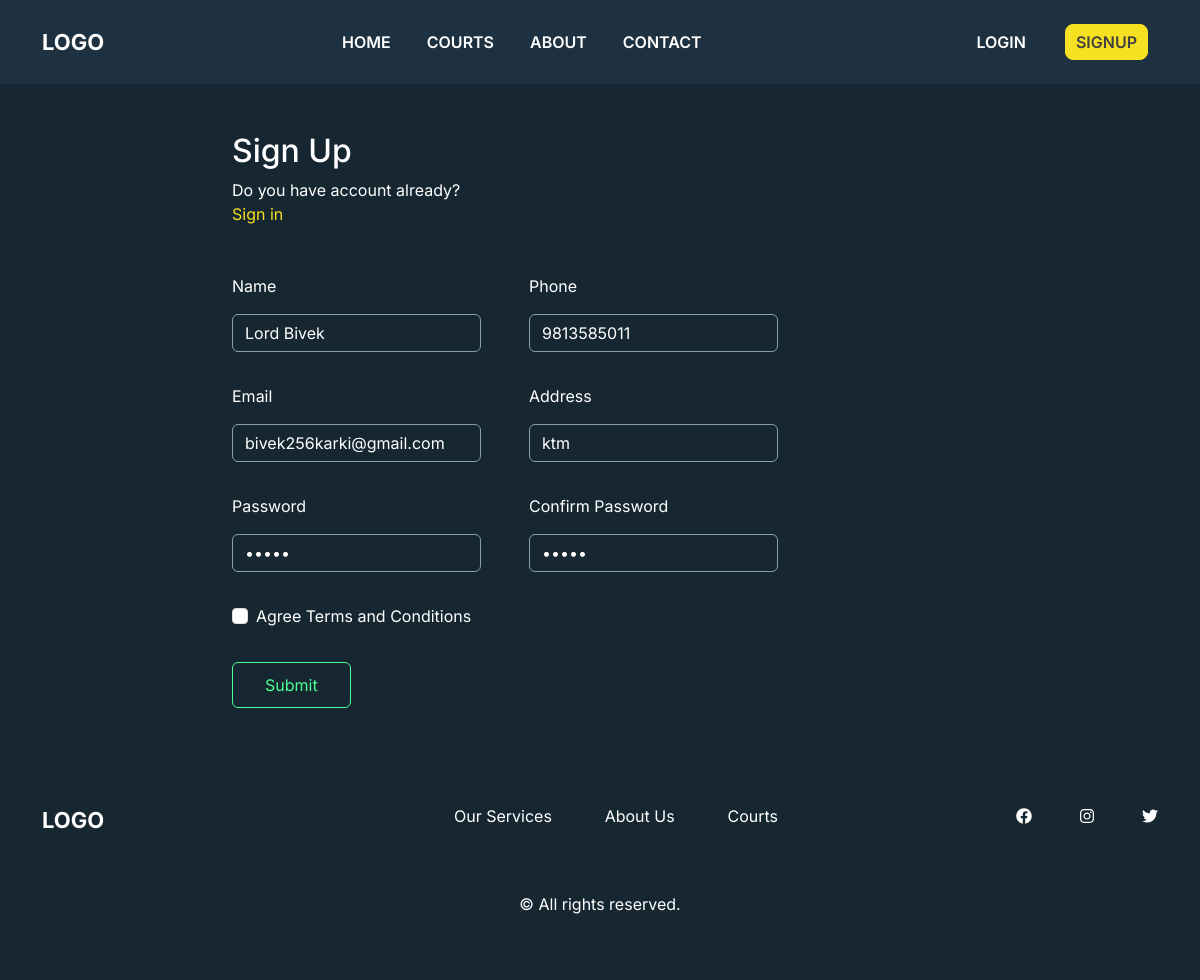
The app's page /authentication/consumer_update/2, older data.
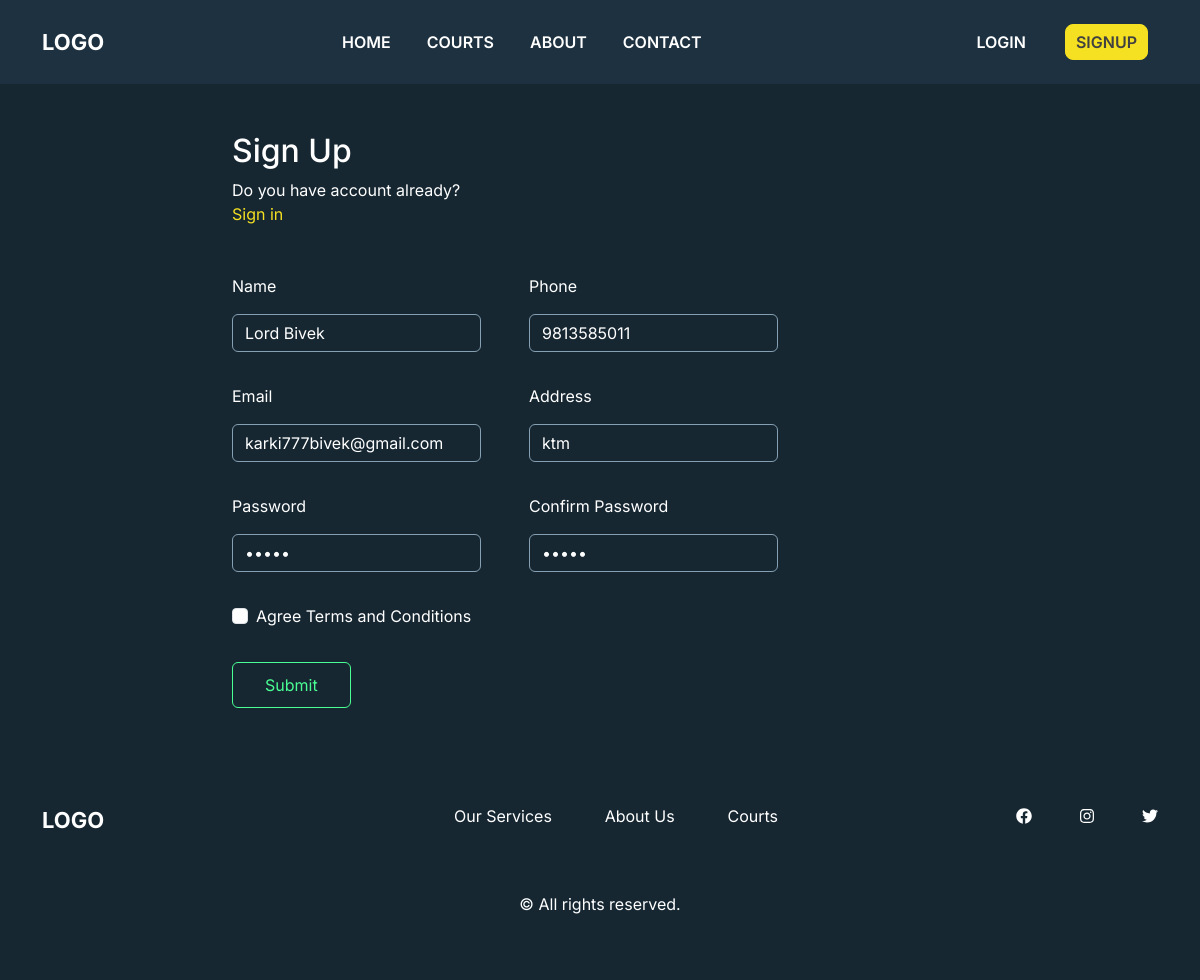
The same page, newer data.
### authentication/models.py (models this page shows, shortened)
class Consumer(models.Model):
    consumer_id = models.IntegerField(primary_key=True)
    user = models.OneToOneField(User, on_delete=models.CASCADE)
    name = models.CharField(max_length=100)
    phone = models.CharField(max_length=50)
    email = models.EmailField(max_length=100) # emailfield(length=250)
    address = models.TextField(max_length=100) #textfield
    password = models.CharField(max_length=50)
    otp = models.CharField(max_length=25, default='0000')
    status = models.BooleanField(default=False)

### authentication/views.py (the view, shortened to what this page needs)
# urls.py: path('consumer_update/<str:consumer_id>', consumer_update_view, name='consumer_update'),
def consumer_update_view(request, consumer_id):
    consumer_details = Consumer.objects.get(consumer_id=consumer_id)
    print(consumer_details.consumer_id)
    print(consumer_details.name)
    context = {
        'consumers': consumer_details,
    }
    return render(request, 'userUpdateForm.html', context)

### templates/userUpdateForm.html (shortened to what this page needs)
{% extends 'base.html' %}
{% load static %}
{% block content %}
  <section class="signup-section">
    <div class="container">
      <div class="signup-single">
        <div class="signup-header">
          <div class="row">
            <div class="col-md-2"></div>
            <div class="col-md-3">
              <h2>Sign Up</h2>
              <p>Do you have account already?<a href=""> Sign in</a> </p>
            </div>
          </div>
        </div>
        <form method="post" action="/authentication/consumer_update/{{ consumers.consumer_id }}">
          <div class="row">
            <div class="col-md-2"></div>
          <div class="col-md-3  pe-4">
            <div class="form-group">
              <label for="name">Name</label>
              <input type="text" value="{{ consumers.name }}" name="name" class="form-control" id="name"  placeholder="Enter name">
            </div>
          </div>
          <div class="col-md-3  ps-4">
            <div class="form-group">
              <label for="phone">Phone</label>
              <input type="text" value="{{ consumers.phone }}" name="phone" class="form-control" id="phone"  placeholder="Phone">
            </div>
          </div>
          <div class="col-md-2"></div>
        </div>
        <div class="row">
            <div class="col-md-2"></div>
          <div class="col-md-3 pe-4">
            <div class="form-group">
              <label for="email">Email</label>
              <input type="text" value="{{ consumers.email }}" name="email" class="form-control" id="email"  placeholder="Email">
            </div>
          </div>
          <div class="col-md-3  ps-4">
            <div class="form-group">
              <label for="address">Address</label>
              <input type="text" value="{{ consumers.address }}" name="address" class="form-control" id="address"  placeholder="Address">
            </div>
          </div>
          <div class="col-md-4"></div>
        </div>
        <div class="row">
            <div class="col-md-2"></div>
          <div class="col-md-3 pe-4">
            <div class="form-group">
              <label for="password">Password</label>
              <input type="password" value="{{ consumers.password }}" name="password" class="form-control" id="password"  placeholder="Password" readonly>
            </div>
          </div>
          <div class="col-md-3  ps-4">
            <div class="form-group">
              <label for="c_password">Confirm Password</label>
              <input type="password" value="{{ consumers.password }}" name="password" class="form-control" id="c_password"  placeholder="Confirm Password" readonly>
            </div>
          </div>
          <div class="col-md-4"></div>
        </div>
        <div class="row">
          <div class="col-md-2"></div>
          <div class="col-md-3">
            <div class="form-check">
              <input type="checkbox" class="form-check-input" id="exampleCheck1">
              <label class="form-check-label" for="exampleCheck1">Agree Terms and Conditions</label>
            </div>
          </div>
        </div>
        <div class="row">
          <div class="col-md-2"></div>
          <div class="col-md-3">
             <div class="signup-button">
              <button type="submit" class="btn btn-primary">Submit</button>
            </div>
          </div>
        </div>
        </form>
      </div>
    </div>
  </section>
{% endblock %}

### templates/base.html (shortened to what this page needs)
<!doctype html>
{% load static %}
<html lang="en">
  <head>
    <link href="https://cdn.jsdelivr.net/npm/bootstrap@5.3.2/dist/css/bootstrap.min.css" rel="stylesheet">
    <link rel="stylesheet" href="https://cdnjs.cloudflare.com/ajax/libs/OwlCarousel2/2.3.4/assets/owl.carousel.min.css">
    <link rel="stylesheet" href="https://cdnjs.cloudflare.com/ajax/libs/owl-carousel/1.3.3/owl.theme.min.css">
    <link rel="stylesheet" href="https://cdnjs.cloudflare.com/ajax/libs/owl-carousel/1.3.3/owl.transitions.css">
    <link rel="stylesheet" href="https://cdnjs.cloudflare.com/ajax/libs/font-awesome/5.15.4/css/all.min.css" />
    <link rel="stylesheet" type="text/css" href="{% static 'css/style.css' %}">
  </head>
  <body>
  {% include 'header.html' %}
  {% block content %}
  {% endblock %}
  {% include 'footer.html' %}
  </body>
</html>

### templates/header.html (shortened to what this page needs)
<header>
    {%  load static %}
    <nav class="menu-wrapper navbar navbar-expand-lg bg-body-tertiary">
  <div class="container">
    <a class="navbar-brand" href="{% url 'home:homepage' %}">LOGO</a>
    <div class="collapse navbar-collapse" id="navbarSupportedContent">
      <ul class="navbar-nav ">
        <li class="nav-item">
          <a class="nav-link " data-target="home" aria-current="page" href="#">Home</a>
        </li>
        <li class="nav-item">
          <a class="nav-link" data-target="courts" href="#">Courts</a>
        </li>
        <li class="nav-item">
          <a class="nav-link" data-target="about" href="#">About</a>
        </li>
        <li class="nav-item">
          <a class="nav-link" data-target="contacts" href="#">Contact</a>
        </li>
      </ul>
      <ul class="right-nav">
        <li class="nav-item">
          <a href="{% url 'authentication:consumer_login'%}" class="nav-link login-btn">Login</a>
        </li>
        <li class="nav-item">
          <a href="{% url 'authentication:consumer_registration_form'%}" class="nav-link signup-btn" >SignUp</a>
        </li>
      </ul>
    </div>
  </div>
</nav>
</header>

### templates/footer.html (shortened to what this page needs)
      <section class="footer-section">
          {% load static %}
        <div class="container">
          <div class="footer-single">
            <div class="row">
              <div class="col-md-4">
                <a class="navbar-brand" href="">LOGO</a>
              </div>
              <div class="col-md-4">
                <ul>
                  <li><a href="">Our Services</a></li>
                  <li><a href="">About Us</a></li>
                  <li><a href="">Courts</a></li>
                </ul>
              </div>
              <div class="col-md-4">
                <div class="footer-social-media">
                  <a href=""><i class="fab fa-facebook"></i></a>
                  <a href=""><i class="fab fa-instagram"></i></a>
                  <a href=""><i class="fab fa-twitter"></i></a>
                </div>
              </div>
            </div>
            <div class="copyright">
              <p>© All rights reserved.</p>
            </div>
          </div>
        </div>
      </section>

### static/css/style.css (style rules this page uses)
* { margin: 0; padding: 0; box-sizing: border-box; }
body { font-family: 'Inter', sans-serif; }
.navbar { padding: 20px 0; background-color: #1d3140 !important; color: #ffffff; }
.navbar-brand { font-size: 22px; font-weight: 700; color: #ffffff; }
.nav-item .nav-link { text-transform: uppercase; font-weight: 600; }
.navbar .navbar-nav { margin: auto; }
.navbar .navbar-nav .nav-item, .right-nav .nav-item { padding: 2px 10px; }
.right-nav { margin: 0; list-style: none; display: flex; }
.right-nav li:first-child { margin-right: 0.5rem; display: flex; justify-content: center; align-items: center; }
.navbar-nav .nav-link { color: #ffffff; transition: all 0.3s ease; }
.signup-btn { background-color: #F5E021; color: #414141; border: 1px solid #F5E021; padding: 5px 10px; border-radius: 8px; }
.login-btn { border: 1px solid transparent; padding: 5px 10px; border-radius: 8px; }
.footer-section { background-color: #162732; padding: 3em 0; overflow: hidden; color: #fff; }
.footer-section a { text-decoration: none; color: #fff; }
.footer-section ul li { list-style: none; color: #fff; }
.footer-single ul { display: flex; justify-content: space-between; align-items: center; }
.footer-social-media { display: flex; justify-content: end; align-items: center; gap: 3em; }
.footer-social-media a svg { transition: all .4s ease-out 0s; }
.copyright { margin-top: 3em; display: flex; justify-content: center; align-items: center; }

### templates/userUpdateForm.html (style rules this page uses)
.signup-section { background-color: #162732; padding: 3em 0; overflow: hidden; color: #fff; }
.signup-section .signup-header { margin-bottom: 2em; }
.signup-header a { color: #f5e021; text-decoration: none; }
.signup-section .form-group { padding-bottom: 2em; }
.signup-section .form-group .form-control { background-color: #162732; border: 1px solid #85a0b2; color: #fff; }
.signup-button { padding-top: 2em; }
.signup-button button { padding: 10px 2em; background-color: transparent; border: 1px solid #4AFF93; color: #4AFF93; }
.signup-section .form-group label { padding-bottom: 1em; }

Row changes from the older to the newer data that the page shows:
changed Consumer "Lord Bivek": email "bivek256karki@gmail.com" → "karki777bivek@gmail.com"
